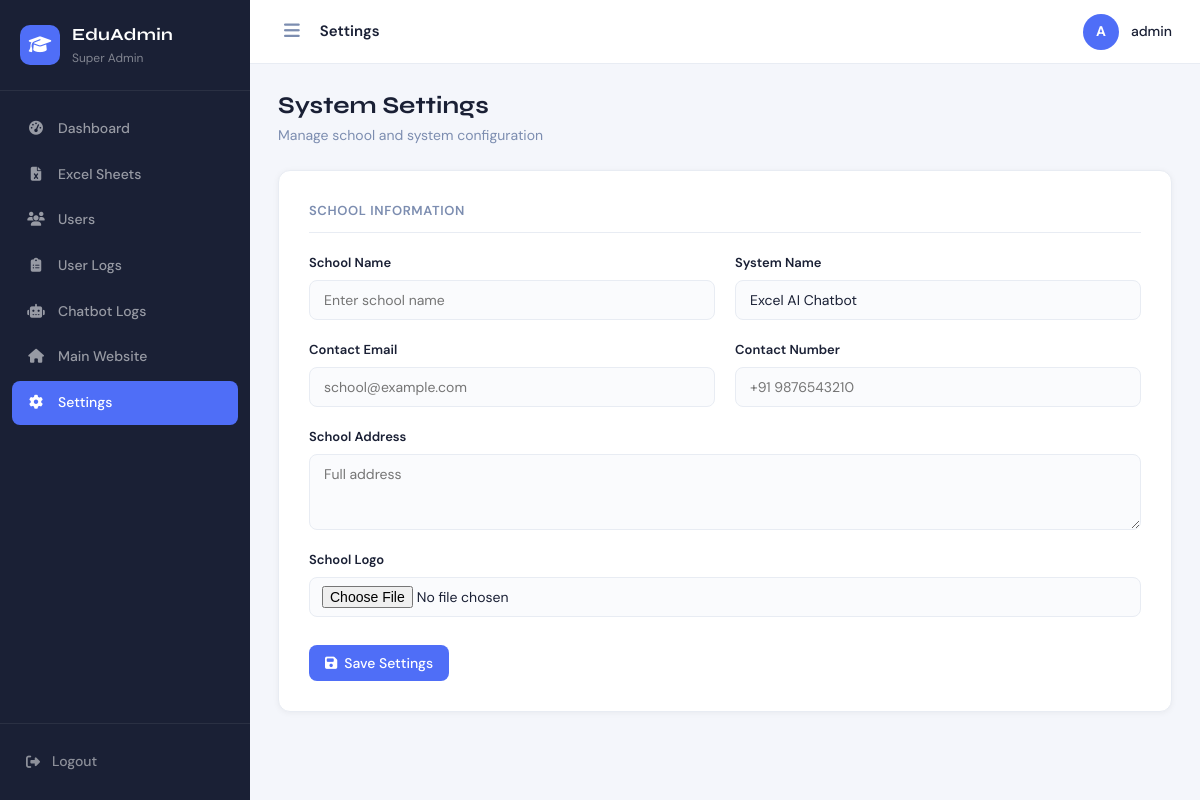
The app's page /admin-panel/settings/ (signed in) with its own data.
### excel_ai_chatbot/models.py (models this page shows, shortened)
class CustomUser(AbstractUser):
    ROLE_CHOICES = (
        ("superadmin", "Super Admin"),
        ("teacher", "Teacher"),
    )
    role = models.CharField(
        max_length=20,
        choices=ROLE_CHOICES,
        default="teacher"
    )

### admin_panel/models.py (models this page shows, shortened)
class SystemSettings(models.Model):
    school_name = models.CharField(max_length=255)
    system_name = models.CharField(max_length=255, default="Excel AI Chatbot")
    email = models.EmailField()
    phone = models.CharField(max_length=20)
    address = models.TextField()
    logo = models.ImageField(upload_to="settings/", blank=True, null=True)

### admin_panel/views.py (the view, shortened to what this page needs)
# urls.py: path("settings/", views.settings_view, name="settings"),
@superadmin_required
def settings_view(request):
    settings_obj, _ = SystemSettings.objects.get_or_create(id=1)
    return render(request, "admin_panel/settings.html", {"settings": settings_obj})

### admin_panel/views.py (called while the page is built)
def superadmin_required(view_func):
    @wraps(view_func)
    def wrapper(request, *args, **kwargs):
        if not request.user.is_authenticated:
            return redirect("login")
        if not hasattr(request.user, "role"):
            return redirect("login")
        if request.user.role != "superadmin":
            return redirect("dashboard")
        return view_func(request, *args, **kwargs)
    return wrapper

### admin_panel/templates/admin_panel/settings.html (shortened to what this page needs)
{% extends 'admin_panel/base.html' %}
{% block breadcrumb %}Settings{% endblock %}
{% block content %}
<div class="section-header">
  <div>
    <h1 class="section-title">System Settings</h1>
    <p class="section-subtitle">Manage school and system configuration</p>
  </div>
</div>
<div class="form-card">
  <form method="POST" enctype="multipart/form-data">
    <div class="form-section-title">School Information</div>
    <div class="form-grid">
      <div class="form-group">
        <label>School Name</label>
        <input type="text" name="school_name" value="{{ settings.school_name }}" placeholder="Enter school name">
      </div>
      <div class="form-group">
        <label>System Name</label>
        <input type="text" name="system_name" value="{{ settings.system_name }}" placeholder="e.g. Excel AI Chatbot">
      </div>
      <div class="form-group">
        <label>Contact Email</label>
        <input type="email" name="email" value="{{ settings.email }}" placeholder="school@example.com">
      </div>
      <div class="form-group">
        <label>Contact Number</label>
        <input type="text" name="phone" value="{{ settings.phone }}" placeholder="+91 9876543210">
      </div>
      <div class="form-group form-full">
        <label>School Address</label>
        <textarea name="address" rows="3" placeholder="Full address">{{ settings.address }}</textarea>
      </div>
      <div class="form-group form-full">
        <label>School Logo</label>
        <input type="file" name="logo" accept="image/*">
      </div>
    </div>
    <div class="form-actions">
      <button type="submit" class="btn btn-primary"><i class="fa-solid fa-floppy-disk"></i> Save Settings</button>
    </div>
  </form>
</div>
{% endblock %}

### admin_panel/templates/admin_panel/base.html (shortened to what this page needs)
{% load static %}
<!DOCTYPE html>
<html lang="en">
<head>
  <link rel="stylesheet" href="https://cdnjs.cloudflare.com/ajax/libs/font-awesome/6.7.2/css/all.min.css">
  <link rel="stylesheet" href="{% static 'admin_panel/css/admin.css' %}">
</head>
<body>
  {% include 'admin_panel/sidebar.html' %}
  <div class="main-content">
    <div class="topbar">
      <div class="topbar-left">
        <button class="sidebar-toggle" id="sidebarToggle"><i class="fa-solid fa-bars"></i></button>
        <span class="topbar-title">{% block breadcrumb %}Dashboard{% endblock %}</span>
      </div>
      <div class="topbar-right">
        <div class="topbar-avatar">{{ request.user.username|first|upper }}</div>
        <div class="topbar-username">{{ request.user.username }}</div>
      </div>
    </div>
    <div class="page-body">
      {% block content %}{% endblock %}
    </div>
  </div>
</body>
</html>

### admin_panel/static/admin_panel/css/admin.css (style rules this page uses)
*, *::before, *::after { box-sizing: border-box; margin: 0; padding: 0; }
:root { --sidebar-w: 250px; --topbar-h: 64px; --c-bg: #f4f6fb; --c-surface: #ffffff; --c-border: #e8ecf3; --c-text: #1a2035; --c-muted: #7c8db0; --c-blue: #4f6ef7; --c-blue-lt: #eef1ff; --c-green: #22c55e; --c-green-lt: #dcfce7; --c-red: #f43f5e; --c-red-lt: #ffe4e8; --c-purple: #8b5cf6; --c-purple-lt: #ede9fe; --c-orange: #f97316; --c-orange-lt: #ffedd5; --c-sky: #0ea5e9; --c-sky-lt: #e0f2fe; --radius: 12px; --radius-sm: 8px; --shadow: 0 2px 16px rgba(0, 0, 0, .07); --shadow-sm: 0 1px 6px rgba(0, 0, 0, .05); }
body { font-family: "DM Sans", sans-serif; background: var(--c-bg); color: var(--c-text); font-size: 15px; line-height: 1.55; }
.main-content { margin-left: var(--sidebar-w); min-height: 100vh; display: flex; flex-direction: column; }
.topbar { height: var(--topbar-h); background: var(--c-surface); border-bottom: 1px solid var(--c-border); display: flex; align-items: center; justify-content: space-between; padding: 0 28px; position: sticky; top: 0; z-index: 50; }
.topbar-left { display: flex; align-items: center; gap: 14px; }
.sidebar, .main-content { transition: all 0.3s ease; }
.sidebar-toggle { background: none; border: none; cursor: pointer; color: var(--c-muted); font-size: 18px; padding: 6px; }
.topbar-title { font-size: 15px; font-weight: 600; color: var(--c-text); }
.topbar-right { display: flex; align-items: center; gap: 12px; }
.topbar-avatar { width: 36px; height: 36px; background: var(--c-blue); border-radius: 50%; display: flex; align-items: center; justify-content: center; color: #fff; font-size: 14px; font-weight: 700; }
.topbar-username { font-size: 14px; font-weight: 500; color: var(--c-text); }
.page-body { padding: 28px; flex: 1; }
.section-header { display: flex; justify-content: space-between; align-items: flex-start; margin-bottom: 24px; }
.section-title { font-family: "Syne", sans-serif; font-size: 24px; font-weight: 700; color: var(--c-text); line-height: 1.2; }
.section-subtitle { font-size: 14px; color: var(--c-muted); margin-top: 4px; }
.btn { display: inline-flex; align-items: center; gap: 7px; padding: 9px 16px; border-radius: var(--radius-sm); font-size: 14px; font-weight: 500; text-decoration: none; border: none; cursor: pointer; transition: all .2s; white-space: nowrap; font-family: inherit; }
.btn-primary { background: var(--c-blue); color: #fff; }
.form-card { background: var(--c-surface); border: 1px solid var(--c-border); border-radius: var(--radius); padding: 30px; box-shadow: var(--shadow-sm); max-width: 900px; }
.form-section-title { font-size: 13px; font-weight: 600; color: var(--c-muted); text-transform: uppercase; letter-spacing: .6px; margin-bottom: 20px; padding-bottom: 10px; border-bottom: 1px solid var(--c-border); }
.form-grid { display: grid; grid-template-columns: 1fr 1fr; gap: 20px; }
.form-full { grid-column: span 2; }
.form-group { display: flex; flex-direction: column; gap: 7px; }
.form-group label { font-size: 13px; font-weight: 600; color: var(--c-text); }
.form-group input, .form-group textarea, .form-group select { padding: 10px 14px; border: 1px solid var(--c-border); border-radius: var(--radius-sm); font-size: 14px; font-family: inherit; outline: none; background: #fafbfd; transition: border-color .2s, background .2s; color: var(--c-text); }
.form-group input[type="file"] { padding: 8px 12px; cursor: pointer; }
.form-group textarea { resize: vertical; }
.form-actions { margin-top: 28px; display: flex; gap: 12px; }

### records on screen
CustomUser: user.username|first "A", user.username "admin"
SystemSettings: system_name "Excel AI Chatbot"
